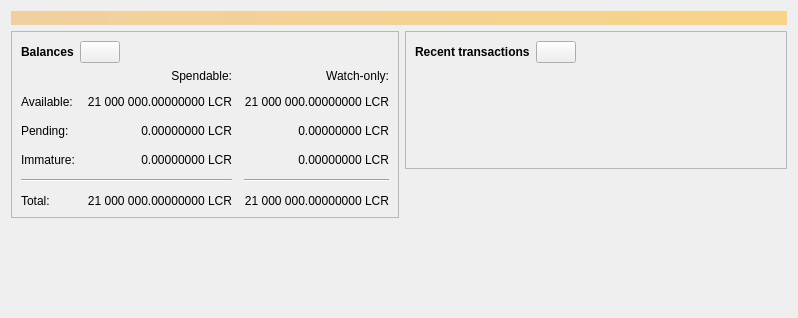
<?xml version="1.0" encoding="UTF-8"?>
<ui version="4.0">
 <class>OverviewPage</class>
 <widget class="QWidget" name="OverviewPage">
  <property name="geometry">
   <rect>
    <x>0</x>
    <y>0</y>
    <width>798</width>
    <height>318</height>
   </rect>
  </property>
  <property name="windowTitle">
   <string>Form</string>
  </property>
  <layout class="QVBoxLayout" name="topLayout">
   <item>
    <widget class="QLabel" name="labelAlerts">
     <property name="visible">
      <bool>false</bool>
     </property>
     <property name="styleSheet">
      <string notr="true">QLabel { background-color: qlineargradient(x1: 0, y1: 0, x2: 1, y2: 0, stop:0 #F0D0A0, stop:1 #F8D488); color:#000000; }</string>
     </property>
     <property name="wordWrap">
      <bool>true</bool>
     </property>
     <property name="margin">
      <number>3</number>
     </property>
     <property name="textInteractionFlags">
      <set>Qt::TextSelectableByMouse</set>
     </property>
    </widget>
   </item>
   <item>
    <layout class="QHBoxLayout" name="horizontalLayout" stretch="1,1">
     <item>
      <layout class="QVBoxLayout" name="verticalLayout_2">
       <item>
        <widget class="QFrame" name="frame">
         <property name="frameShape">
          <enum>QFrame::StyledPanel</enum>
         </property>
         <property name="frameShadow">
          <enum>QFrame::Raised</enum>
         </property>
         <layout class="QVBoxLayout" name="verticalLayout_4">
          <item>
           <layout class="QHBoxLayout" name="horizontalLayout_4">
            <item>
             <widget class="QLabel" name="label_5">
              <property name="font">
               <font>
                <weight>75</weight>
                <bold>true</bold>
               </font>
              </property>
              <property name="text">
               <string>Balances</string>
              </property>
             </widget>
            </item>
            <item>
             <widget class="QPushButton" name="labelWalletStatus">
              <property name="enabled">
               <bool>true</bool>
              </property>
              <property name="maximumSize">
               <size>
                <width>45</width>
                <height>16777215</height>
               </size>
              </property>
              <property name="toolTip">
               <string>The displayed information may be out of date. Your wallet automatically synchronizes with the LcRyp network after a connection is established, but this process has not completed yet.</string>
              </property>
              <property name="text">
               <string/>
              </property>
              <property name="icon">
               <iconset resource="../lcryp.qrc">
                <normaloff>:/icons/warning</normaloff>
                <disabledoff>:/icons/warning</disabledoff>:/icons/warning</iconset>
              </property>
              <property name="iconSize">
               <size>
                <width>24</width>
                <height>24</height>
               </size>
              </property>
             </widget>
            </item>
            <item>
             <spacer name="horizontalSpacer_3">
              <property name="orientation">
               <enum>Qt::Horizontal</enum>
              </property>
              <property name="sizeHint" stdset="0">
               <size>
                <width>40</width>
                <height>20</height>
               </size>
              </property>
             </spacer>
            </item>
           </layout>
          </item>
          <item>
           <layout class="QGridLayout" name="gridLayout">
            <property name="spacing">
             <number>12</number>
            </property>
            <item row="2" column="2">
             <widget class="QLabel" name="labelWatchPending">
              <property name="cursor">
               <cursorShape>IBeamCursor</cursorShape>
              </property>
              <property name="toolTip">
               <string>Unconfirmed transactions to watch-only addresses</string>
              </property>
              <property name="text">
               <string notr="true">0.00000000 LCR</string>
              </property>
              <property name="alignment">
               <set>Qt::AlignRight|Qt::AlignTrailing|Qt::AlignVCenter</set>
              </property>
              <property name="textInteractionFlags">
               <set>Qt::LinksAccessibleByMouse|Qt::TextSelectableByKeyboard|Qt::TextSelectableByMouse</set>
              </property>
             </widget>
            </item>
            <item row="2" column="1">
             <widget class="QLabel" name="labelUnconfirmed">
              <property name="cursor">
               <cursorShape>IBeamCursor</cursorShape>
              </property>
              <property name="toolTip">
               <string>Total of transactions that have yet to be confirmed, and do not yet count toward the spendable balance</string>
              </property>
              <property name="text">
               <string notr="true">0.00000000 LCR</string>
              </property>
              <property name="alignment">
               <set>Qt::AlignRight|Qt::AlignTrailing|Qt::AlignVCenter</set>
              </property>
              <property name="textInteractionFlags">
               <set>Qt::LinksAccessibleByMouse|Qt::TextSelectableByKeyboard|Qt::TextSelectableByMouse</set>
              </property>
             </widget>
            </item>
            <item row="3" column="2">
             <widget class="QLabel" name="labelWatchImmature">
              <property name="cursor">
               <cursorShape>IBeamCursor</cursorShape>
              </property>
              <property name="toolTip">
               <string>Mined balance in watch-only addresses that has not yet matured</string>
              </property>
              <property name="text">
               <string notr="true">0.00000000 LCR</string>
              </property>
              <property name="alignment">
               <set>Qt::AlignRight|Qt::AlignTrailing|Qt::AlignVCenter</set>
              </property>
              <property name="textInteractionFlags">
               <set>Qt::LinksAccessibleByMouse|Qt::TextSelectableByKeyboard|Qt::TextSelectableByMouse</set>
              </property>
             </widget>
            </item>
            <item row="4" column="0" colspan="2">
             <widget class="Line" name="line">
              <property name="orientation">
               <enum>Qt::Horizontal</enum>
              </property>
             </widget>
            </item>
            <item row="4" column="2">
             <widget class="Line" name="lineWatchBalance">
              <property name="sizePolicy">
               <sizepolicy hsizetype="Preferred" vsizetype="Fixed">
                <horstretch>0</horstretch>
                <verstretch>0</verstretch>
               </sizepolicy>
              </property>
              <property name="minimumSize">
               <size>
                <width>140</width>
                <height>0</height>
               </size>
              </property>
              <property name="orientation">
               <enum>Qt::Horizontal</enum>
              </property>
             </widget>
            </item>
            <item row="5" column="0">
             <widget class="QLabel" name="labelTotalText">
              <property name="text">
               <string>Total:</string>
              </property>
             </widget>
            </item>
            <item row="3" column="1">
             <widget class="QLabel" name="labelImmature">
              <property name="cursor">
               <cursorShape>IBeamCursor</cursorShape>
              </property>
              <property name="toolTip">
               <string>Mined balance that has not yet matured</string>
              </property>
              <property name="text">
               <string notr="true">0.00000000 LCR</string>
              </property>
              <property name="alignment">
               <set>Qt::AlignRight|Qt::AlignTrailing|Qt::AlignVCenter</set>
              </property>
              <property name="textInteractionFlags">
               <set>Qt::LinksAccessibleByMouse|Qt::TextSelectableByKeyboard|Qt::TextSelectableByMouse</set>
              </property>
             </widget>
            </item>
            <item row="2" column="3">
             <spacer name="horizontalSpacer_2">
              <property name="orientation">
               <enum>Qt::Horizontal</enum>
              </property>
              <property name="sizeHint" stdset="0">
               <size>
                <width>40</width>
                <height>20</height>
               </size>
              </property>
             </spacer>
            </item>
            <item row="3" column="0">
             <widget class="QLabel" name="labelImmatureText">
              <property name="text">
               <string>Immature:</string>
              </property>
             </widget>
            </item>
            <item row="5" column="1">
             <widget class="QLabel" name="labelTotal">
              <property name="cursor">
               <cursorShape>IBeamCursor</cursorShape>
              </property>
              <property name="toolTip">
               <string>Your current total balance</string>
              </property>
              <property name="text">
               <string notr="true">21 000 000.00000000 LCR</string>
              </property>
              <property name="alignment">
               <set>Qt::AlignRight|Qt::AlignTrailing|Qt::AlignVCenter</set>
              </property>
              <property name="textInteractionFlags">
               <set>Qt::LinksAccessibleByMouse|Qt::TextSelectableByKeyboard|Qt::TextSelectableByMouse</set>
              </property>
             </widget>
            </item>
            <item row="5" column="2">
             <widget class="QLabel" name="labelWatchTotal">
              <property name="cursor">
               <cursorShape>IBeamCursor</cursorShape>
              </property>
              <property name="toolTip">
               <string>Current total balance in watch-only addresses</string>
              </property>
              <property name="text">
               <string notr="true">21 000 000.00000000 LCR</string>
              </property>
              <property name="alignment">
               <set>Qt::AlignRight|Qt::AlignTrailing|Qt::AlignVCenter</set>
              </property>
              <property name="textInteractionFlags">
               <set>Qt::LinksAccessibleByMouse|Qt::TextSelectableByKeyboard|Qt::TextSelectableByMouse</set>
              </property>
             </widget>
            </item>
            <item row="0" column="2">
             <widget class="QLabel" name="labelWatchonly">
              <property name="text">
               <string>Watch-only:</string>
              </property>
              <property name="alignment">
               <set>Qt::AlignRight|Qt::AlignTrailing|Qt::AlignVCenter</set>
              </property>
             </widget>
            </item>
            <item row="1" column="0">
             <widget class="QLabel" name="labelBalanceText">
              <property name="text">
               <string>Available:</string>
              </property>
             </widget>
            </item>
            <item row="1" column="1">
             <widget class="QLabel" name="labelBalance">
              <property name="cursor">
               <cursorShape>IBeamCursor</cursorShape>
              </property>
              <property name="toolTip">
               <string>Your current spendable balance</string>
              </property>
              <property name="text">
               <string notr="true">21 000 000.00000000 LCR</string>
              </property>
              <property name="alignment">
               <set>Qt::AlignRight|Qt::AlignTrailing|Qt::AlignVCenter</set>
              </property>
              <property name="textInteractionFlags">
               <set>Qt::LinksAccessibleByMouse|Qt::TextSelectableByKeyboard|Qt::TextSelectableByMouse</set>
              </property>
             </widget>
            </item>
            <item row="1" column="2">
             <widget class="QLabel" name="labelWatchAvailable">
              <property name="cursor">
               <cursorShape>IBeamCursor</cursorShape>
              </property>
              <property name="toolTip">
               <string>Your current balance in watch-only addresses</string>
              </property>
              <property name="text">
               <string notr="true">21 000 000.00000000 LCR</string>
              </property>
              <property name="alignment">
               <set>Qt::AlignRight|Qt::AlignTrailing|Qt::AlignVCenter</set>
              </property>
              <property name="textInteractionFlags">
               <set>Qt::LinksAccessibleByMouse|Qt::TextSelectableByKeyboard|Qt::TextSelectableByMouse</set>
              </property>
             </widget>
            </item>
            <item row="2" column="0">
             <widget class="QLabel" name="labelPendingText">
              <property name="text">
               <string>Pending:</string>
              </property>
             </widget>
            </item>
            <item row="0" column="1">
             <widget class="QLabel" name="labelSpendable">
              <property name="text">
               <string>Spendable:</string>
              </property>
              <property name="alignment">
               <set>Qt::AlignRight|Qt::AlignTrailing|Qt::AlignVCenter</set>
              </property>
             </widget>
            </item>
           </layout>
          </item>
         </layout>
        </widget>
       </item>
       <item>
        <spacer name="verticalSpacer">
         <property name="orientation">
          <enum>Qt::Vertical</enum>
         </property>
         <property name="sizeHint" stdset="0">
          <size>
           <width>20</width>
           <height>40</height>
          </size>
         </property>
        </spacer>
       </item>
      </layout>
     </item>
     <item>
      <layout class="QVBoxLayout" name="verticalLayout_3">
       <item>
        <widget class="QFrame" name="frame_2">
         <property name="frameShape">
          <enum>QFrame::StyledPanel</enum>
         </property>
         <property name="frameShadow">
          <enum>QFrame::Raised</enum>
         </property>
         <layout class="QVBoxLayout" name="verticalLayout">
          <item>
           <layout class="QHBoxLayout" name="horizontalLayout_2">
            <item>
             <widget class="QLabel" name="label_4">
              <property name="font">
               <font>
                <weight>75</weight>
                <bold>true</bold>
               </font>
              </property>
              <property name="text">
               <string>Recent transactions</string>
              </property>
             </widget>
            </item>
            <item>
             <widget class="QPushButton" name="labelTransactionsStatus">
              <property name="enabled">
               <bool>true</bool>
              </property>
              <property name="maximumSize">
               <size>
                <width>45</width>
                <height>16777215</height>
               </size>
              </property>
              <property name="toolTip">
               <string>The displayed information may be out of date. Your wallet automatically synchronizes with the LcRyp network after a connection is established, but this process has not completed yet.</string>
              </property>
              <property name="text">
               <string/>
              </property>
              <property name="icon">
               <iconset resource="../lcryp.qrc">
                <normaloff>:/icons/warning</normaloff>
                <disabledoff>:/icons/warning</disabledoff>:/icons/warning</iconset>
              </property>
              <property name="iconSize">
               <size>
                <width>24</width>
                <height>24</height>
               </size>
              </property>
             </widget>
            </item>
            <item>
             <spacer name="horizontalSpacer">
              <property name="orientation">
               <enum>Qt::Horizontal</enum>
              </property>
              <property name="sizeHint" stdset="0">
               <size>
                <width>40</width>
                <height>20</height>
               </size>
              </property>
             </spacer>
            </item>
           </layout>
          </item>
          <item>
           <widget class="TransactionOverviewWidget" name="listTransactions">
            <property name="styleSheet">
             <string notr="true">QListView { background: transparent; }</string>
            </property>
            <property name="frameShape">
             <enum>QFrame::NoFrame</enum>
            </property>
            <property name="verticalScrollBarPolicy">
             <enum>Qt::ScrollBarAlwaysOff</enum>
            </property>
            <property name="horizontalScrollBarPolicy">
             <enum>Qt::ScrollBarAlwaysOff</enum>
            </property>
            <property name="sizeAdjustPolicy">
             <enum>QAbstractScrollArea::AdjustToContents</enum>
            </property>
            <property name="selectionMode">
             <enum>QAbstractItemView::NoSelection</enum>
            </property>
            <property name="uniformItemSizes">
             <bool>true</bool>
            </property>
           </widget>
          </item>
         </layout>
        </widget>
       </item>
       <item>
        <spacer name="verticalSpacer_2">
         <property name="orientation">
          <enum>Qt::Vertical</enum>
         </property>
         <property name="sizeHint" stdset="0">
          <size>
           <width>20</width>
           <height>40</height>
          </size>
         </property>
        </spacer>
       </item>
      </layout>
     </item>
    </layout>
   </item>
  </layout>
 </widget>
 <customwidgets>
  <customwidget>
   <class>TransactionOverviewWidget</class>
   <extends>QListView</extends>
   <header>qt/transactionoverviewwidget.h</header>
  </customwidget>
 </customwidgets>
 <resources/>
 <connections/>
</ui>
